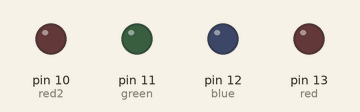
The sketch below on a simulated Arduino Uno, built with avr-gcc and run on an emulated ATmega328P. On the bench: output pins drawn as LEDs (lit = HIGH).

Above: at 0.5 s.
At 2.5 s:
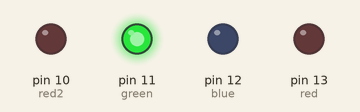
At 4.5 s:
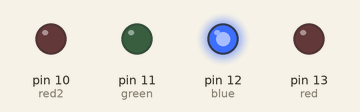
At 9.5 s:
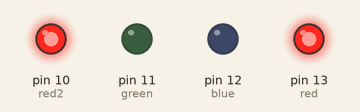
At 14.5 s:
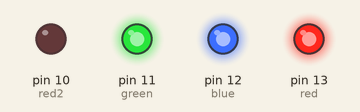
At 19.5 s:
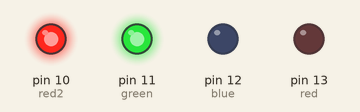
Timing chart, 0 to 20.8 s (numbered marks = the images above):
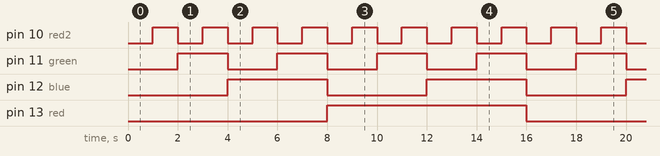

Measured:
- by itself, pin 10 (red2): alternates HIGH for 1.0 s and LOW for 1.0 s
- by itself, pin 11 (green): alternates HIGH for 2.0 s and LOW for 2.0 s
- by itself, pin 12 (blue): alternates HIGH for 4.0 s and LOW for 4.0 s
- by itself, pin 13 (red): alternates HIGH for 8.0 s and LOW for 8.0 s

The sketch:

project3_binary_LED_counter.ino
```cpp
// Project 3: Binary Counter (0-15) using 4 LEDs
// Board: Arduino Uno
// 4 LEDs represent a 4-bit binary number, counting from 0 to 15

int red = 13;   // bit 3 (most significant)
int blue = 12;  // bit 2
int green = 11; // bit 1
int red2 = 10;  // bit 0 (least significant)
int wait = 1000;

void setup() {
  pinMode(red, OUTPUT);
  pinMode(blue, OUTPUT);
  pinMode(green, OUTPUT);
  pinMode(red2, OUTPUT);
}

void loop() {

  // 0 = 0000
  digitalWrite(red, LOW);
  digitalWrite(blue, LOW);
  digitalWrite(green, LOW);
  digitalWrite(red2, LOW);
  delay(wait);

  // 1 = 0001
  digitalWrite(red, LOW);
  digitalWrite(blue, LOW);
  digitalWrite(green, LOW);
  digitalWrite(red2, HIGH);
  delay(wait);

  // 2 = 0010
  digitalWrite(red, LOW);
  digitalWrite(blue, LOW);
  digitalWrite(green, HIGH);
  digitalWrite(red2, LOW);
  delay(wait);

  // 3 = 0011
  digitalWrite(red, LOW);
  digitalWrite(blue, LOW);
  digitalWrite(green, HIGH);
  digitalWrite(red2, HIGH);
  delay(wait);

  // 4 = 0100
  digitalWrite(red, LOW);
  digitalWrite(blue, HIGH);
  digitalWrite(green, LOW);
  digitalWrite(red2, LOW);
  delay(wait);

  // 5 = 0101
  digitalWrite(red, LOW);
  digitalWrite(blue, HIGH);
  digitalWrite(green, LOW);
  digitalWrite(red2, HIGH);
  delay(wait);

  // 6 = 0110
  digitalWrite(red, LOW);
  digitalWrite(blue, HIGH);
  digitalWrite(green, HIGH);
  digitalWrite(red2, LOW);
  delay(wait);

  // 7 = 0111
  digitalWrite(red, LOW);
  digitalWrite(blue, HIGH);
  digitalWrite(green, HIGH);
  digitalWrite(red2, HIGH);
  delay(wait);

  // 8 = 1000
  digitalWrite(red, HIGH);
  digitalWrite(blue, LOW);
  digitalWrite(green, LOW);
  digitalWrite(red2, LOW);
  delay(wait);

  // 9 = 1001
  digitalWrite(red, HIGH);
  digitalWrite(blue, LOW);
  digitalWrite(green, LOW);
  digitalWrite(red2, HIGH);
  delay(wait);

  // 10 = 1010
  digitalWrite(red, HIGH);
  digitalWrite(blue, LOW);
  digitalWrite(green, HIGH);
  digitalWrite(red2, LOW);
  delay(wait);

  // 11 = 1011
  digitalWrite(red, HIGH);
  digitalWrite(blue, LOW);
  digitalWrite(green, HIGH);
  digitalWrite(red2, HIGH);
  delay(wait);

  // 12 = 1100
  digitalWrite(red, HIGH);
  digitalWrite(blue, HIGH);
  digitalWrite(green, LOW);
  digitalWrite(red2, LOW);
  delay(wait);

  // 13 = 1101
  digitalWrite(red, HIGH);
  digitalWrite(blue, HIGH);
  digitalWrite(green, LOW);
  digitalWrite(red2, HIGH);
  delay(wait);

  // 14 = 1110
  digitalWrite(red, HIGH);
  digitalWrite(blue, HIGH);
  digitalWrite(green, HIGH);
  digitalWrite(red2, LOW);
  delay(wait);

  // 15 = 1111
  digitalWrite(red, HIGH);
  digitalWrite(blue, HIGH);
  digitalWrite(green, HIGH);
  digitalWrite(red2, HIGH);
  delay(wait);
}
```
